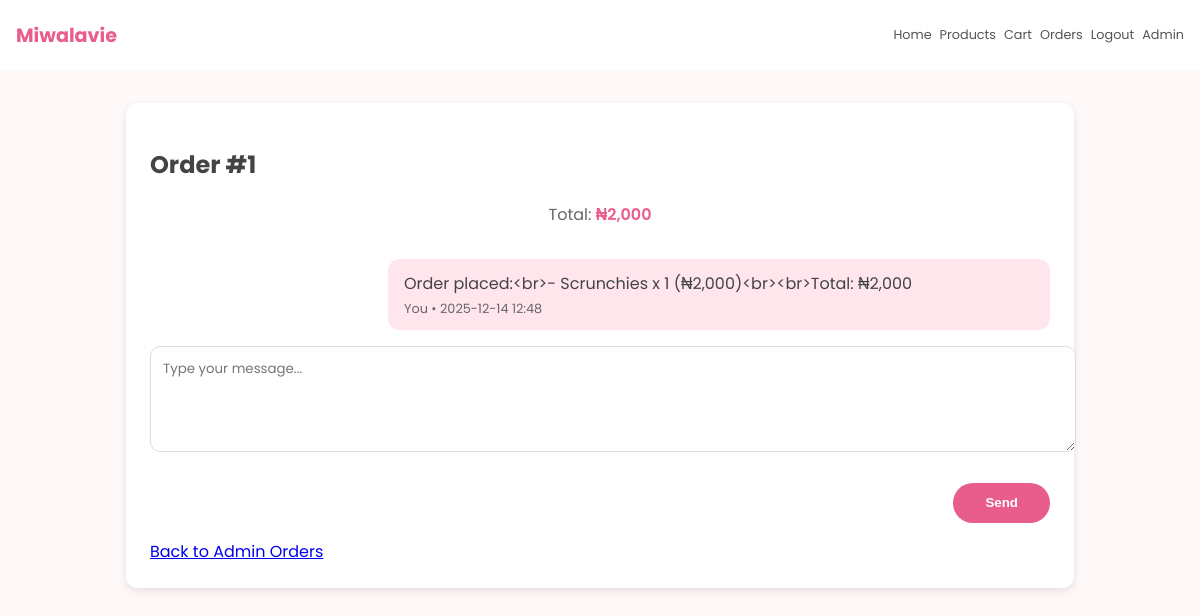
Screenshot of /orders/1/chat (signed in) with the database file from the repository.
### app/models.py (models this page shows)
class Order(db.Model):
    __tablename__ = "orders"
    id = db.Column(db.Integer, primary_key=True)
    user_id = db.Column(db.Integer, db.ForeignKey("users.id"), nullable=False, index=True)
    created_at = db.Column(db.DateTime, default=datetime.utcnow, nullable=False)
    total_ngn = db.Column(db.Integer, nullable=False, default=0)
    user = db.relationship("User", back_populates="orders")
    items = db.relationship("OrderItem", back_populates="order", cascade="all, delete-orphan")
    messages = db.relationship("OrderMessage", back_populates="order", cascade="all, delete-orphan")

class OrderMessage(db.Model):
    __tablename__ = "order_messages"
    id = db.Column(db.Integer, primary_key=True)
    order_id = db.Column(db.Integer, db.ForeignKey("orders.id"), nullable=False, index=True)
    sender_user_id = db.Column(db.Integer, db.ForeignKey("users.id"), nullable=True, index=True)
    body = db.Column(db.Text, nullable=False)
    created_at = db.Column(db.DateTime, default=datetime.utcnow, nullable=False)
    order = db.relationship("Order", back_populates="messages")
    sender = db.relationship("User")

### app/store_routes.py (the view)
@bp.get("/orders/<int:order_id>/chat")
@login_required
def order_chat(order_id: int):
    order = db.session.get(Order, order_id)
    if not order:
        flash("Order not found.")
        return redirect(url_for("store.products"))
    if not current_user.is_admin and order.user_id != current_user.id:
        flash("Not allowed.")
        return redirect(url_for("store.products"))
    messages = (
        OrderMessage.query.filter_by(order_id=order_id)
        .order_by(OrderMessage.created_at.asc())
        .all()
    )
    return render_template(
        "chat.html",
        order=order,
        messages=messages,
        format_ngn=format_ngn,
    )

### app/auth_routes.py (called while the page is built)
@login_manager.user_loader
def load_user(user_id: str):
    try:
        return db.session.get(User, int(user_id))
    except Exception:
        return None

### app/models.py (called while the page is built)
def format_ngn(value: int) -> str:
    try:
        return f"₦{value:,.0f}"
    except Exception:
        return f"₦{value}"

### templates/chat.html (shortened to what this page needs)
{% extends "base.html" %}
{% block head %}
  <link rel="stylesheet" href="{{ url_for('static', filename='css/cart.css') }}">
{% endblock %}
{% block content %}
  <div class="chat-box">
    <h2>Order #{{ order.id }}</h2>
    <p class="note">Total: <span style="color:#e85d8b; font-weight:600;">{{ format_ngn(order.total_ngn) }}</span></p>
    <div style="margin-top: 1rem;">
      {% for m in messages %}
        {% set is_me = (m.sender_user_id == current_user.id) %}
        <div class="msg {{ 'me' if is_me else 'them' }}">
          <div>{{ m.body | e | replace('\n', '<br>') | safe }}</div>
          <div class="meta">
            {% if m.sender %}
              {{ 'You' if is_me else m.sender.email }}
            {% else %}
              Admin
            {% endif %}
            • {{ m.created_at.strftime('%Y-%m-%d %H:%M') }}
          </div>
        </div>
      {% endfor %}
    </div>
    <form method="post" action="{{ url_for('store.order_chat_post', order_id=order.id) }}" style="margin-top: 1rem;">
      <textarea name="message" placeholder="Type your message..."></textarea>
      <div style="margin-top: .5rem; text-align: right;">
        <button class="checkout-btn" type="submit">Send</button>
      </div>
    </form>
    <div style="margin-top: 1rem;">
      {% if current_user.is_admin %}
        <a href="{{ url_for('admin.orders') }}">Back to Admin Orders</a>
      {% else %}
        <a href="{{ url_for('store.my_orders') }}">Back to My Orders</a>
      {% endif %}
    </div>
  </div>
{% endblock %}

### static/css/cart.css (style rules this page uses)
body { margin: 0; font-family: "Poppins", sans-serif; background-color: #fff8f9; color: #444; }
.note { text-align: center; color: #666; margin-bottom: 2rem; }
.checkout-btn { background: #e85d8b; color: white; border: none; padding: 0.8rem 2rem; border-radius: 30px; cursor: pointer; font-weight: 600; margin-top: 1rem; }

### templates/chat.html (style rules this page uses)
.chat-box { max-width: 900px; margin: 2rem auto; background: #fff; padding: 1.5rem; border-radius: 12px; box-shadow: 0 3px 8px rgba(0,0,0,0.1); }
.msg { padding: .75rem 1rem; border-radius: 12px; margin: .5rem 0; max-width: 70%; }
.msg.me { margin-left: auto; background: #ffe6ec; }
.meta { font-size: .8rem; color: #666; margin-top: .25rem; }
textarea { width: 100%; min-height: 80px; border-radius: 10px; border: 1px solid #ddd; padding: .75rem; font-family: inherit; }

### rows the page displays
Order: id "1", total_ngn "₦2,000"
OrderMessage: body "Order placed:<br>- Scrunchies x 1 (₦2,000)<br><br>Total: ₦2,000", sender "You", created_at "2025-12-14 12:48"
